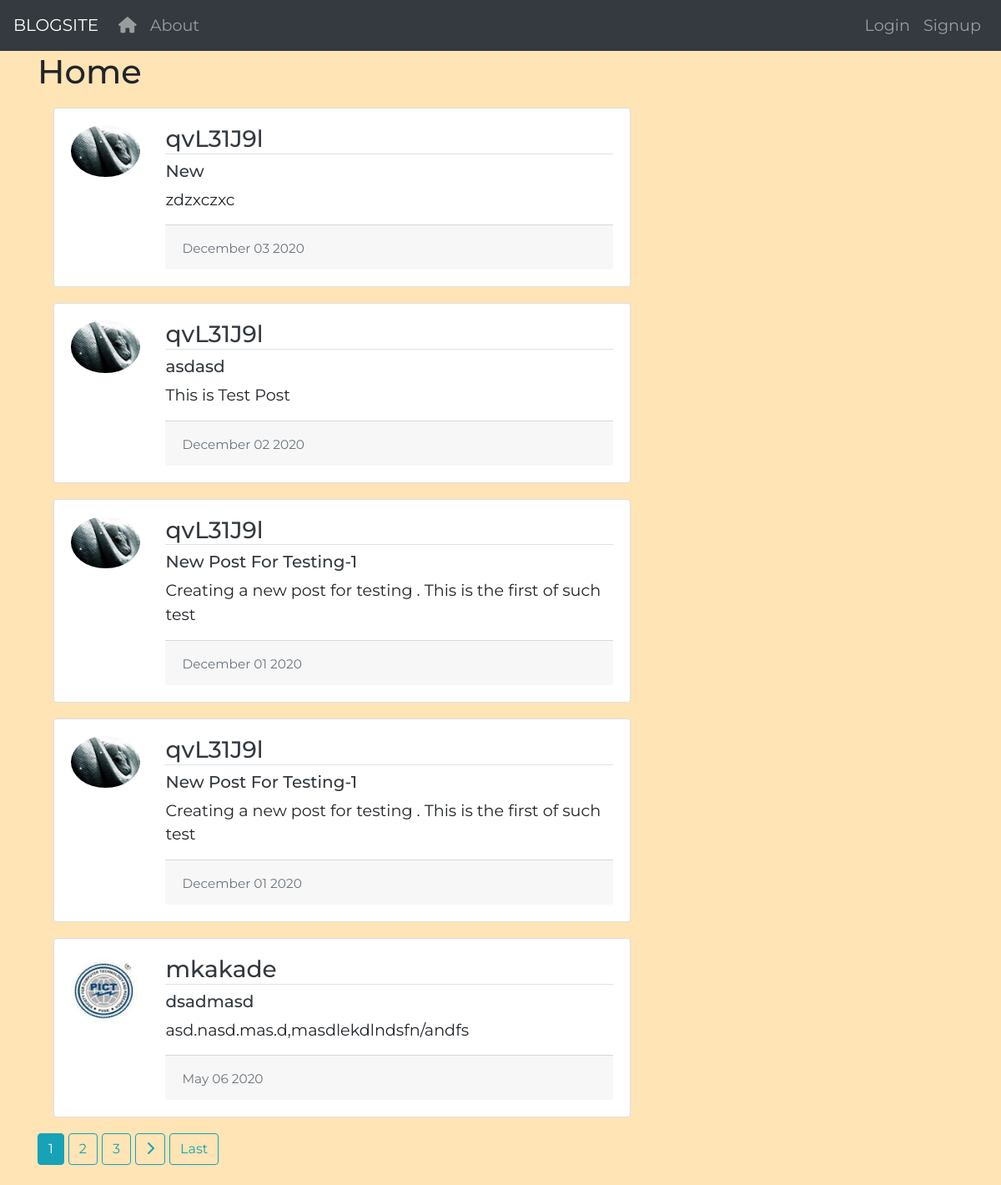
The page / on the database its author committed.
### blog/models.py (models this page shows, shortened)
class Post(models.Model):
    author=models.ForeignKey(User,on_delete=models.CASCADE)
    title= models.CharField(max_length=100)
    content = models.TextField()
    create_date=models.DateTimeField(default=timezone.now)
    post_date=models.DateTimeField(blank=True,null=True)
    upvote = models.PositiveIntegerField(default=0)

### users/models.py (models this page shows, shortened)
class UserProfile(models.Model):
    user = models.OneToOneField(User,on_delete=models.CASCADE)
    roll_no = models.PositiveIntegerField(default=0)
    profilePic= models.ImageField(default = 'default.jpg', upload_to='profile_pics')

### blog/views.py (the view)
# urls.py: path('',PostList.as_view(),name='home'),
class PostList(ListView):
    model = Post
    template_name = 'blog/home.html'
    context_object_name = 'posted'
    ordering = ['-post_date']
    paginate_by = 5

### blog/templates/blog/home.html (shortened to what this page needs)
{% extends "blog/base.html" %}
{% block content %}
{% if user.is_authenticated %}
  <h1  class ="mb-3 "> Welcome {{user.username}} </h1>
{% else %}
  <h1 class ="mb-3 ">Home</h1>
{% endif %}
{% for pst in posted  %}
<div class="card">
  <div class="card-body">
    <div class="row">
      <div class="col-2">
        <img src="{{pst.author.userprofile.profilePic.url}}" class="card-img-top rounded-circle account-img" alt="profile pic">
      </div>
      <div class="col-10">
        <h3 class ="border-bottom"><a class ="text-dark" href="{% url 'user-posts' username=pst.author.username %}">{{pst.author}}</a></h3>
        <h5><a class ="text-dark" href="{% url 'post-detail' username=pst.author pk=pst.id %}">{{pst.title}}</a></h5>
      <div class ='card-text'>
        <p>{{pst.content}}</p>
      </div>
        <div class="card-footer text-muted">
          <small>{{pst.create_date|date:'F d Y'}}</small>
        </div>
      </div>
    </div>
  </div>
</div>
{% endfor %}
{% if is_paginated %}
  {% for num in page_obj.paginator.page_range  %}
    {% if page_obj.number == num %}
      <a class=" btn btn-info mb-4"  href="?page={{ num }}">{{num}}</a>
    {% elif num > page_obj.number|add:'-3' and num < page_obj.number|add:'3' %}
      <a class=" btn btn-outline-info mb-4" href="?page={{ num }}">{{num}}</a>
    {% endif %}
  {% endfor %}
  {% if page_obj.has_next %}
    <a class="btn btn-outline-info mb-4" href="?page={{page_obj.next_page_number}}"><i class="fas fa-chevron-right"></i></a>
    <a class="btn btn-outline-info mb-4" href="?page={{page_obj.paginator.num_pages}}">Last</a>
  {% endif %}
{% endif %}
{% endblock content %}

### blog/templates/blog/base.html (shortened to what this page needs)
<!doctype html>
{% load static %}
<html lang="en">
  <head>
    <link rel="stylesheet" href="https://maxcdn.bootstrapcdn.com/bootstrap/4.0.0/css/bootstrap.min.css">
    <link rel="stylesheet" href="{% static 'blog/css/myStyle.css' %}">
  </head>
  <body>
    <header class='site-header'>
      <nav class="navbar navbar-expand-lg navbar-dark bg-dark">
        <a class="navbar-brand" href="{% url 'admin:index' %}">BLOGSITE</a>
        <div class="collapse navbar-collapse" id="navbarSupportedContent">
          <ul class="navbar-nav mr-auto">
            <li class="nav-item">
              <a class="nav-link" href="{% url 'home' %}"><i class="fas fa-home"></i></a>
            </li>
            <li class="nav-item">
              <a class="nav-link" href="{% url 'about' %}">About</a>
            </li>
          </ul>
          <ul class="navbar-nav">
            {% if user.is_authenticated %}
            <li class="nav-item">
              <a class="nav-link" href="{% url 'post-create' %}">Create New Post</a>
            </li>
            <li class="nav-item">
              <a class="nav-link" href="{% url 'post-draft-list' %}">Drafts</a>
            </li>
            <li class="nav-item">
              <a class="nav-link" href="{% url 'profile' %}">Profile</a>
            </li>
            <li class="nav-item">
              <a class="nav-link" href="{% url 'logout' %}">Logout</a>
            </li>
            {% else %}
            <li class="nav-item">
              <a class="nav-link" href="{% url 'login' %}">Login</a>
            </li>
            <li class="nav-item">
              <a class="nav-link" href="{% url 'register' %}">Signup</a>
            </li>
            {% endif %}
          </ul>
        </div>
      </nav>
    </header>
    <main role="main" class="container">
      <div class="row">
        <div class="col-md-8">
          <div class="col-md-8">
          </div>
          {% block content %}{% endblock %}
        </div>
      </div>
    </main>
  </body>
</html>

### blog/static/blog/css/myStyle.css (style rules this page uses)
body { font-family: 'Montserrat', sans-serif; font-size: larger; font-weight: 400; background-color: moccasin; }
.card { margin: 1em; }

### rows shown on the page
Post: author.userprofile.profilePic (placeholder picture), author "qvL31J9l", title "New", content "zdzxczxc", create_date "December 03 2020"
Post: author.userprofile.profilePic (placeholder picture), author "qvL31J9l", title "asdasd", content "This is Test Post", create_date "December 02 2020"
Post: author.userprofile.profilePic (placeholder picture), author "qvL31J9l", title "New Post For Testing-1", content "Creating a new post for testing . This is the first of such test", create_date "December 01 2020"
Post: author.userprofile.profilePic (placeholder picture), author "qvL31J9l", title "New Post For Testing-1", content "Creating a new post for testing . This is the first of such test", create_date "December 01 2020"
Post: author.userprofile.profilePic (picture), author "mkakade", title "dsadmasd", content "asd.nasd.mas.d,masdlekdlndsfn/andfs", create_date "May 06 2020"

### other values the page prints
{{ num }} "1"
{{ num }} "2" "3"
